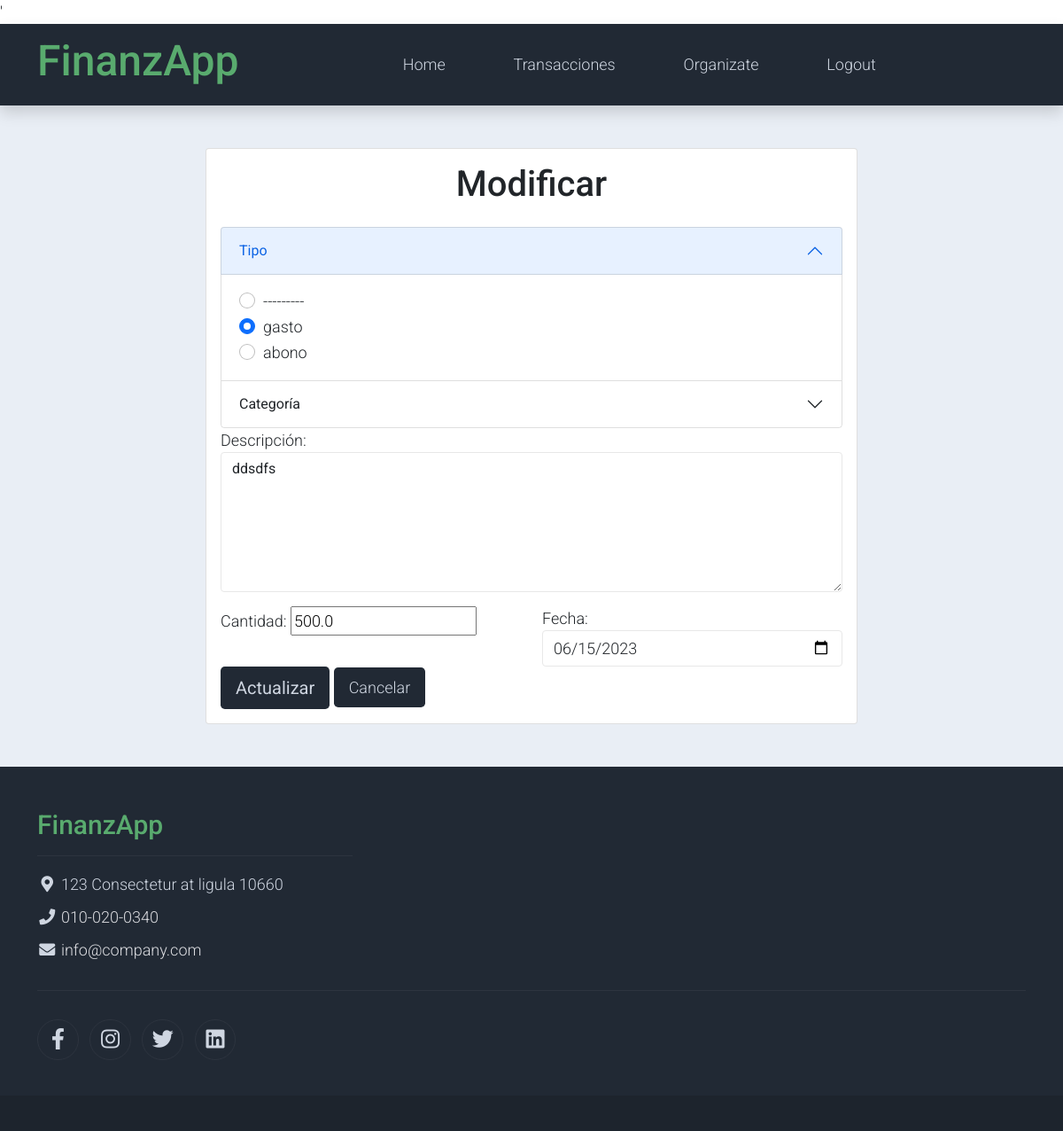
Page /editTrans/36 (signed in) on the committed database.
### finanzapp/models.py (models this page shows)
class Transaction(models.Model):
    user = models.ForeignKey(User, on_delete=models.CASCADE, related_name="transactions")
    types = [('spend', 'gasto'), ('deposit', 'abono')]
    type = models.CharField(choices=types, max_length=100)
    description = models.TextField(max_length=500)
    amount = models.FloatField(default=0)
    date = models.DateField(default=timezone.now().strftime("%Y-%m-%d"))
    category = models.ForeignKey(Category, on_delete=models.CASCADE, related_name="transactions", blank=True, null=True)

### finanzapp/views.py (the view)
# urls.py: path('editTrans/<int:id_transaccion>', edit_trans, name='edit_trans'),
def edit_trans(request, id_transaccion):
    if request.user.is_authenticated:
        transaccion= Transaction.objects.filter(id=id_transaccion).first()
        if transaccion.user == request.user:
            form = EditTransactionForm(user=request.user, instance = transaccion)
            return render(request, "edit_trans.html", {"form": form, "transaction": transaccion})
        else:
            return redirect('list')
    else:
        return redirect('login')

### finanzapp/forms.py
class EditTransactionForm(forms.ModelForm):
    class Meta:
        model = Transaction
        fields = ["type", "description", "amount", "date", "category"]
    def __init__(self, *args, **kwargs):
        user = kwargs.pop('user', None)
        super(EditTransactionForm, self).__init__(*args, **kwargs)
        self.fields['category'].queryset = Category.objects.filter(user=user)
        self.fields['category'].label_from_instance = lambda obj: obj.name

### finanzapp/templates/edit_trans.html (shortened to what this page needs)
{% extends 'base.html' %}
{% block content %}
<section class="bg-light">
  <div class="container py-5">
    <div class="row">
      <div class="col-md-8 m-auto">
        <div class="card">
          <div class="card-body">
            <h1 class="text-center mb-4">Modificar</h1>
            <form action="/actualizarTrans/{{ transaction.id }}" method="post">
              <div class="accordion" id="accordionForm">
                <div class="accordion-item">
                  <h2 class="accordion-header" id="typeHeading">
                    <button class="accordion-button" type="button" data-bs-toggle="collapse" data-bs-target="#typeCollapse" aria-expanded="true" aria-controls="typeCollapse">
                      Tipo
                    </button>
                  </h2>
                  <div id="typeCollapse" class="accordion-collapse collapse show" aria-labelledby="typeHeading" data-bs-parent="#accordionForm">
                    <div class="accordion-body">
                      <div class="form-group">
                        {% for choice in form.type.field.choices %}
                          <div class="form-check">
                            <input class="form-check-input" type="radio" name="{{ form.type.name }}" id="{{ form.type.id_for_label }}_{{ forloop.counter }}" value="{{ choice.0 }}" {% if choice.0 == form.type.value %}checked{% endif %}>
                            <label class="form-check-label" for="{{ form.type.id_for_label }}_{{ forloop.counter }}">
                              {{ choice.1 }}
                            </label>
                          </div>
                        {% endfor %}
                      </div>
                    </div>
                  </div>
                </div>
                <div class="accordion-item">
                  <h2 class="accordion-header" id="categoryHeading">
                    <button class="accordion-button collapsed" type="button" data-bs-toggle="collapse" data-bs-target="#categoryCollapse" aria-expanded="false" aria-controls="categoryCollapse">
                      Categoría
                    </button>
                  </h2>
                </div>
              </div>
              <div class="mb-3">
                <label for="{{ form.description.id_for_label }}">Descripción:</label>
                <div>
                  <textarea class="form-control" id="{{ form.description.id_for_label }}" name="{{ form.description.html_name }}" cols="40" rows="6">{{ form.description.value }}</textarea>
                </div>
              </div>
              <div class="row">
                <div class="col-md-6">
                  <div class="form-group">
                    <label for="{{ form.amount.id_for_label }}">Cantidad:</label>
                    {{ form.amount }}
                  </div>
                </div>
                <div class="col-md-6">
                  <div class="form-group">
                    <label for="{{ form.date.id_for_label }}">Fecha:</label>
                    <input type="date" class="form-control" id="{{ form.date.id_for_label }}" name="{{ form.date.name }}" value="{{ form.date.value|date:'Y-m-d' }}">
                  </div>
                </div>
              </div>
              <button type="submit" class="btn bg-dark btn-lg px-3 text-light">Actualizar</button>
              <a href="/list" class="btn bg-dark btn-lg px-3 text-light">Cancelar</a>
            </form>
          </div>
        </div>
      </div>
    </div>
  </div>
</section>
{% endblock %}

### finanzapp_proj/static/css/templatemo.css (style rules this page uses)
body, ul, li, p, a, label, input, div { font-family: 'Roboto', sans-serif; font-size: 18px !important; font-weight: 300 !important; }
.text-light { color: #cfd6e1 !important; }
.bg-dark { background-color: #212934 !important; }
.bg-light { background-color: #e9eef5 !important; }
.form-control { border: 1px solid #e8e8e8; }

### rows in the picture
Transaction: type "☐ ---------" "☑ gasto" "☐ abono", description "ddsdfs", amount "500.0", date "06/15/2023"

### other values in the picture
{{ choice.1 }} "---------" "gasto" "abono"
